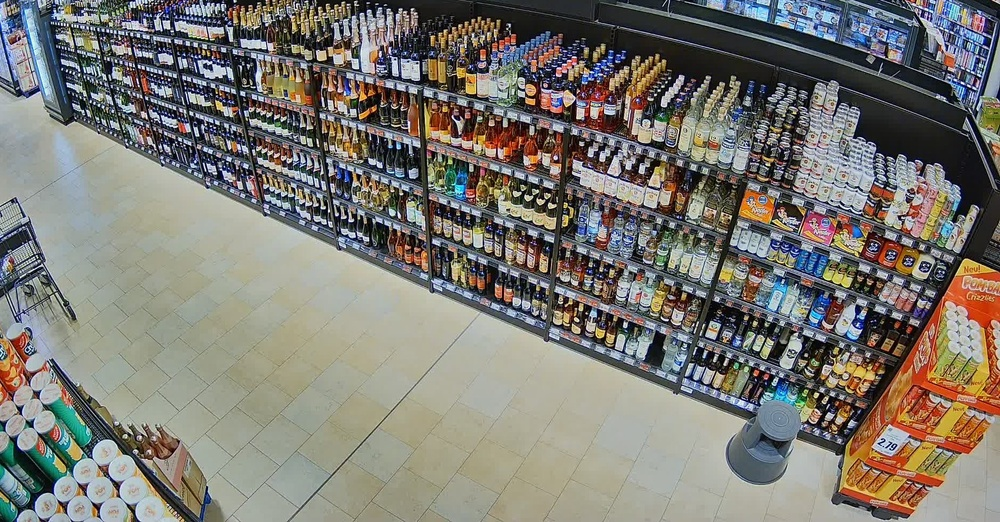
#> input picture images/frame.jpg, 1000 x 522 px, shrunk from 1869 x 975 before the run, given in place of your_video_source, which was not available
$ python _motion_chatgpt.py
#> lines starting #> are read from the running program, lines starting #| are printed output that depends on the picture; pictures that were not available may be replaced by others from this repository, and a replacement may not be noted
# Ignore linter and type hints because this is just for documentation
# ruff: noqa
# type: ignore
"""ChatGPT's take on the motion problem.

This file is just for reference and unused.
"""
import cv2

cap = cv2.VideoCapture("your_video_source")

while cap.isOpened():
    ret, frame = cap.read()
#> frame is the input picture: shape (522, 1000, 3); mean B, G, R 114.3, 121.1, 123.9
    if not ret:
        break

    # Convert the frame to grayscale
    gray = cv2.cvtColor(frame, cv2.COLOR_BGR2GRAY)
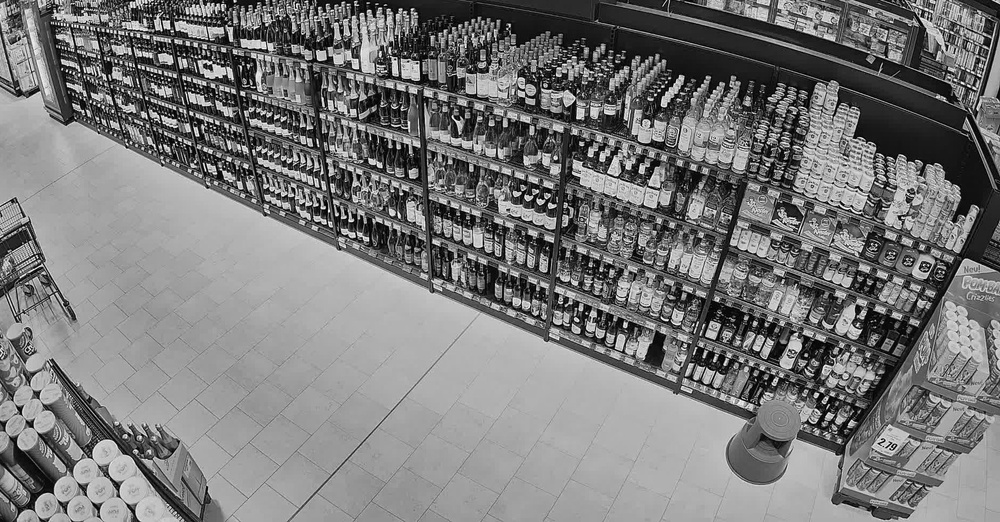
#> gray: shape (522, 1000); min 0, max 255, mean 121.2

    # Apply GaussianBlur to reduce noise and improve motion detection
    gray = cv2.GaussianBlur(gray, (21, 21), 0)
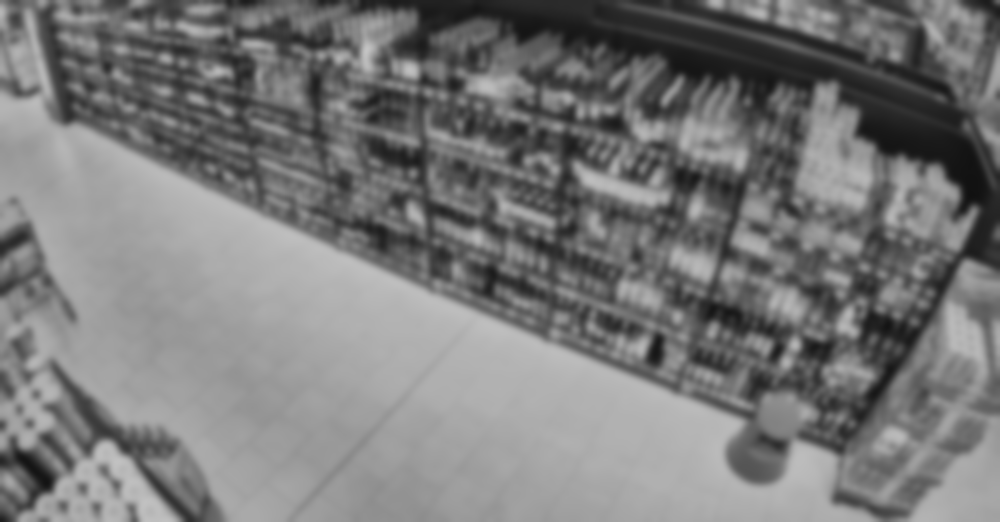
#> gray: shape (522, 1000); min 17, max 196, mean 121.2

    # Store the first frame as the reference frame
#> (the run stopped early here; a loop or call above may not have finished)
